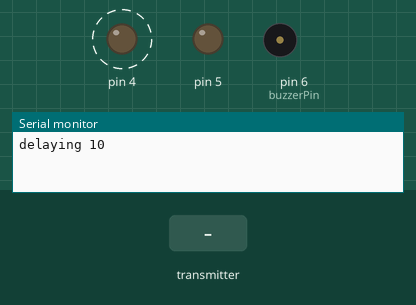
Recording of a sketch running on a simulated Arduino Uno, built with avr-gcc and run on an emulated ATmega328P. Parts: output pins drawn as LEDs (lit = HIGH), buzzer (waves = sounding, pin HIGH), the last lines printed to the serial monitor. Dashed ring = blinking. Inputs (shaded band) come from the test bench. No radio packets arrive unless stated.

Above: at 2.2 s.
2.3 s: the transmitter starts sending intdata = 256
At 17.2 s:
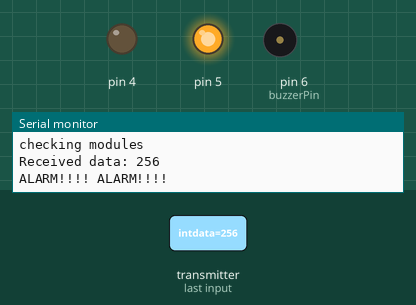
17.5 s: the transmitter starts sending intdata = 0
At 18.5 s:
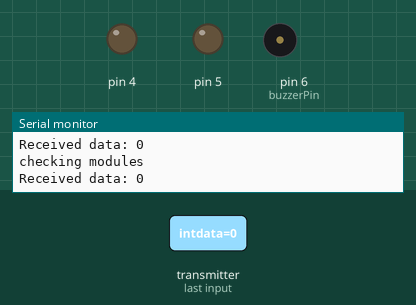
19.8 s: the transmitter starts sending intdata = 512
At 20.5 s:
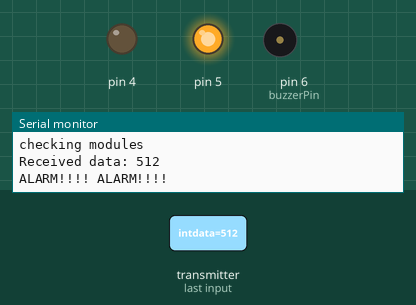
Timing chart, 0 to 22.8 s (numbered marks = the images above; inputs shaded):
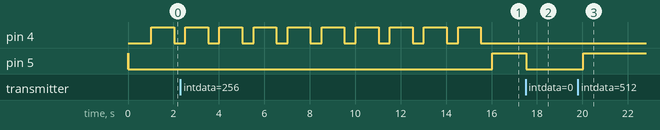

The sketch:

scenario5.ino
```cpp
/**
Implementation Option 5: Integrating all implementation options into one Home Security System

Subcomponents:
- Component51 - Independent Gas Sensor
- Component52 - Kitchen Safety: Fire, Water, Temperature, Gas, 2.4Ghz
- Component53 - Kitchen Safety: Gas Sensors, Relay Switch, 2.4Ghz
- Component54 - Perimeter Security: Reed Switch, Magnetic Switches, Ultrasonic Sensor, Infrared Sensor
- Component55 - I2C+2.4Ghz Relay: Relay Signals from Component54, Component56, Component57
- Component56 - Living Space Security: Shock Sensors, Magnetic Switches, Relay Switch + I2C
- Component57 - Living Space Safety: Infrared, Gas, Temperature, Humidity
- Component58 -
- Component59 - Ethernet/Web Relay
**/

// include libraries
#include <Wire.h>
#include <LiquidCrystal_I2C.h>
#include <SPI.h>
#include <nRF24L01.h>
#include <RF24.h>

// setup system
int systat = 0, setAlarm = LOW, intdata;
int alarmCounter = 10; // cycles to delay checking

// pin registry
const int buzzerPin = 6;
const int greenLED = 4;
const int redLED = 5;

// NRF
RF24 RF24Rx(8, 9); // CE, CSN
const byte address[6] = "AABBC";

// i2c slave addresses
#define i2cEthernet 50 //address of this component
#include "./modules/i2c.h"
/*
// Define LCD pinout
const int  en = 2, rw = 1, rs = 0, d4 = 4, d5 = 5, d6 = 6, d7 = 7, bl = 3;
const int i2c_addr = 0x26;
LiquidCrystal_I2C lcd(i2c_addr, en, rw, rs, d4, d5, d6, d7, bl, POSITIVE);
const char *lcdMessage[] = {
  "System Normal" //0
  ,"Fire Alarm" //1
  ,"Air Quality Alarm" //2 //MQ135
  ,"Reed Switched" //3
  ,"Ultrasonic On" //4
  ,"Hall Magnetized" //5
  ,"Linear Hall" //6
  ,"Sensor Touched" //7
  ,"High Temperature" //8
  ,"Mercury Tilted" //9
  ,"Alarm # 10" //10
  ,"Alarm: Ultrasonic" //11
  ,"Alarm: Light Tripwire" //12
  ,"Alarm: Analog Hall" // 13
  ,"Humid Environment" // 14
  ,"Gas Alarm MQ2" //15
  ,"Gas Alarm MQ9" //16
  ,"Gas Alarm MQ3" //17
  ,"Gas Alarm MQ4" //18
  ,"Movement via PIR" //19
  ,"Shock @Loc1" //20
  ,"Shock @Loc2" //21
  ,"Shock @Loc3" //22
  ,"Shock @Loc4" //23
};*/

// component registry
#include "./modules/buzzer2.h"
#include "./modules/led.h"

// alarm Protocol
void initAlarm(){
	initLED(redLED);

	RF24Rx.begin();
	RF24Rx.openReadingPipe(0, address);   //Setting the address at which we will receive the data
	RF24Rx.setPALevel(RF24_PA_MIN);       //You can set this as minimum or maximum depending on the distance between the transmitter and receiver.
	RF24Rx.startListening();              //This sets the module as receiver

	//lcd.begin(16,2);
	//lcd.backlight();

	initBuzzer(buzzerPin);
	delay(1000);
}

void i2cRequest(){
	Serial.print("          Sending : ");
	Serial.println(systat);
	Wire.write(systat);
}

void doAlarm(){
	if(setAlarm > 0){
		Serial.println("ALARM!!!! ALARM!!!!");
		doLED(redLED,HIGH);
		//doBuzzerOn(buzzerPin);

		//lcd.setCursor(0,1);
		//lcd.print("ALARM!!! alarm!!!");
		//delay(500);
	}
	else{
		doLED(redLED,LOW);
	}
}

// modules
void initModules(){
	initLED(greenLED);
}
void checkModules(){

	//fetch signals from NRF
	if (RF24Rx.available())              //Looking for the data.
	{
        //Saving the incoming data
		RF24Rx.read(&intdata, sizeof(intdata));    //Reading the data
		Serial.print("Received data: ");
		Serial.println(intdata);
		systat = intdata;

		//lcd.clear();
		//lcd.setCursor(0,0);
		//lcd.print(lcdMessage[systat]);

		if(systat > 0){
			setAlarm = HIGH;
		}else{
			setAlarm = LOW;
		}
	}
	 else{
		//lcd.clear();
		//lcd.setCursor(0,0);
		//lcd.print(lcdMessage[0]);
		Serial.println("Awaiting Data");
		setAlarm = LOW;
	 }
}
////////////////////////////////////////////////////
// main functions
void setup(){
	Serial.begin(9600);

	Wire.begin(i2cEthernet);
	Wire.onRequest(i2cRequest);

	initAlarm();
	initModules();
}
void loop(){
  systat = 0;
	doLED(greenLED,HIGH);
	if(alarmCounter > 0){
		delay(1000);
		Serial.print("delaying ");
		Serial.println(alarmCounter);
		alarmCounter--; // give time for system to warm up if needed
	}else{
		Serial.println("checking modules");
		checkModules();
	}
	doAlarm();
	doLED(greenLED,LOW);
	delay(500);
}
```

buzzer2.h
```cpp
//////////////////////////////////////////
// buzzer v2
float sinVal;
int toneVal;
void doBuzzerOn(int pin){
	//for(int i=3;i<=11;i+=2){
		for(int hz = 440; hz < 1000; hz++){
			tone(pin, hz, 50);
			delay(1);
		}
		for(int hz = 1000; hz > 440; hz--){
			tone(pin, hz, 50);
			delay(1);
		}
    //}
    noTone(pin);
	delay(500);
}
void doBuzzerOff(int pin){
	noTone(pin);
}

void initBuzzer(int pin){
	pinMode(pin,OUTPUT);
}
```

i2c.h
```cpp
byte i2cRead(int address){
  byte bval ;
  long entry = millis();
  // Read one byte at a time
  Wire.requestFrom(address, 1);
  // Wait 100 ms for data to stabilize
  while (Wire.available() == 0 && (millis() - entry) < 100)  Serial.println(".....Waiting");
  // Place data into byte
  if  (millis() - entry < 100) bval = Wire.read();
  return bval;
}
```

led.h
```cpp
void doLights(){
/*	if(setAlarm == HIGH){
		digitalWrite(greenLED,LOW);
		digitalWrite(redLED,HIGH);
		delay(50);
		digitalWrite(redLED,LOW);
		delay(150);
		digitalWrite(redLED,HIGH);
		delay(250);
		digitalWrite(redLED,LOW);
		delay(350);
	}
	else{
		digitalWrite(redLED,LOW);
		digitalWrite(greenLED,HIGH);
		delay(500);
		digitalWrite(greenLED,LOW);
		delay(500);
	}*/
}

void doLED(int pin, int signal){
	digitalWrite(pin,signal);
}

void initLED(int Pin){
	pinMode(Pin,OUTPUT);
	doLED(Pin,HIGH);
	delay(10);
	doLED(Pin,LOW);
}
```

Measured:
- after the input at 2.3 s, pin 5: LOW → HIGH after 13.7 s
- after the input at 17.5 s, pin 5: HIGH → LOW at once
- after the input at 19.8 s, pin 5: LOW → HIGH after 0.24 s
- by itself, pin 4: alternates HIGH for 1.0 s and LOW for 0.50 s, 18 changes in all, then stays LOW
